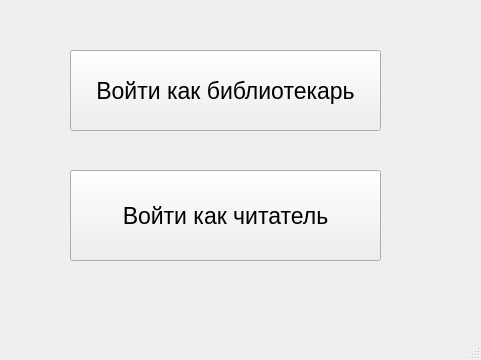
<?xml version="1.0" encoding="UTF-8"?>
<ui version="4.0">
 <class>MainWindow</class>
 <widget class="QMainWindow" name="MainWindow">
  <property name="geometry">
   <rect>
    <x>0</x>
    <y>0</y>
    <width>481</width>
    <height>360</height>
   </rect>
  </property>
  <property name="windowTitle">
   <string>MainWindow</string>
  </property>
  <widget class="QWidget" name="centralwidget">
   <widget class="QPushButton" name="pushButton">
    <property name="geometry">
     <rect>
      <x>70</x>
      <y>50</y>
      <width>311</width>
      <height>81</height>
     </rect>
    </property>
    <property name="font">
     <font>
      <pointsize>17</pointsize>
     </font>
    </property>
    <property name="text">
     <string>Войти как библиотекарь</string>
    </property>
   </widget>
   <widget class="QPushButton" name="pushButton_2">
    <property name="geometry">
     <rect>
      <x>70</x>
      <y>170</y>
      <width>311</width>
      <height>91</height>
     </rect>
    </property>
    <property name="font">
     <font>
      <pointsize>17</pointsize>
     </font>
    </property>
    <property name="text">
     <string>Войти как читатель</string>
    </property>
   </widget>
  </widget>
  <widget class="QMenuBar" name="menubar">
   <property name="geometry">
    <rect>
     <x>0</x>
     <y>0</y>
     <width>481</width>
     <height>23</height>
    </rect>
   </property>
  </widget>
  <widget class="QStatusBar" name="statusbar"/>
 </widget>
 <resources/>
 <connections/>
</ui>
